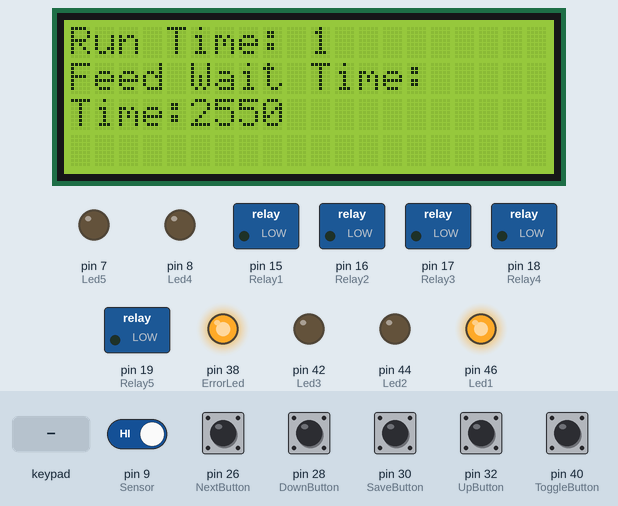
Bench run of a sketch on a simulated Arduino Mega 2560, built with avr-gcc and run on an emulated ATmega2560. On the bench: 20×4 character LCD, switched loads named in the sketch (green lamp = pin HIGH), output pins drawn as LEDs (lit = HIGH). Dashed ring = blinking. The test bench sets the inputs (shaded band); at power-on: pin 9 (Sensor) HIGH, pin 26 (NextButton), pin 28 (DownButton), pin 30 (SaveButton), pin 32 (UpButton), pin 40 (ToggleButton) LOW. What the sketch prints to the serial monitor is not drawn.

Above: at 1.8 s.
1.9 s: pin 30 (SaveButton) pulled HIGH for 0.15 s
At 2.4 s:
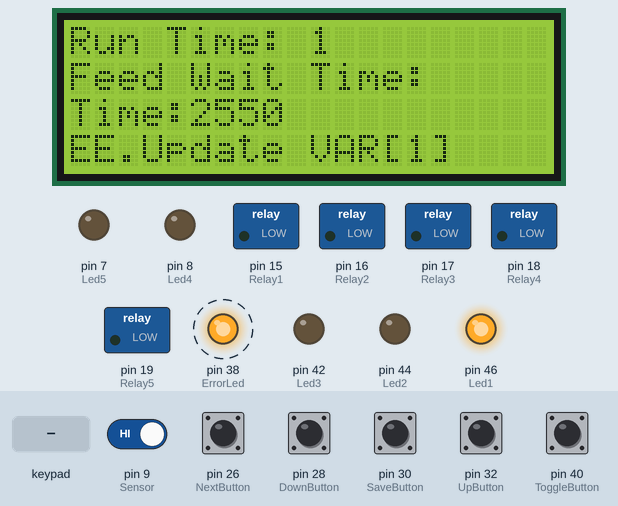
2.6 s: pin 26 (NextButton) pulled HIGH for 0.15 s
At 3.5 s:
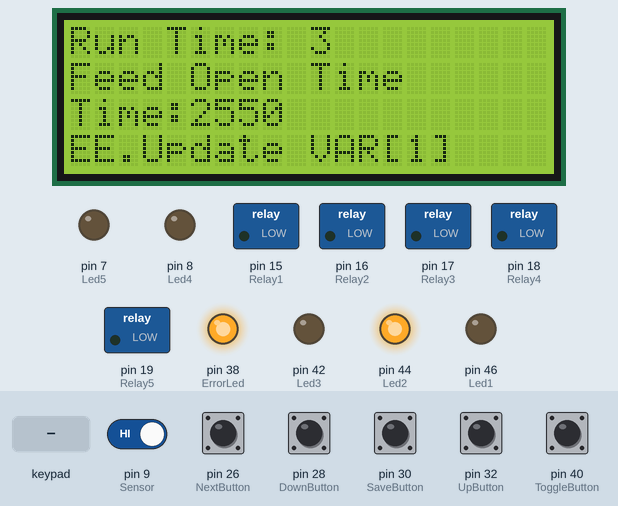
5.5 s: pin 40 (ToggleButton) pulled HIGH for 0.15 s
At 5.87 s:
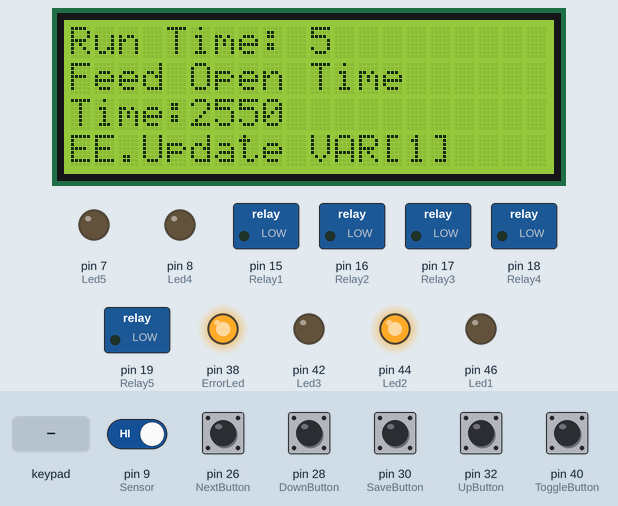
6.2 s: keypad keys 4 5 4 3 4 1 3 9 * pressed 0.4 s apart
At 10.4 s:
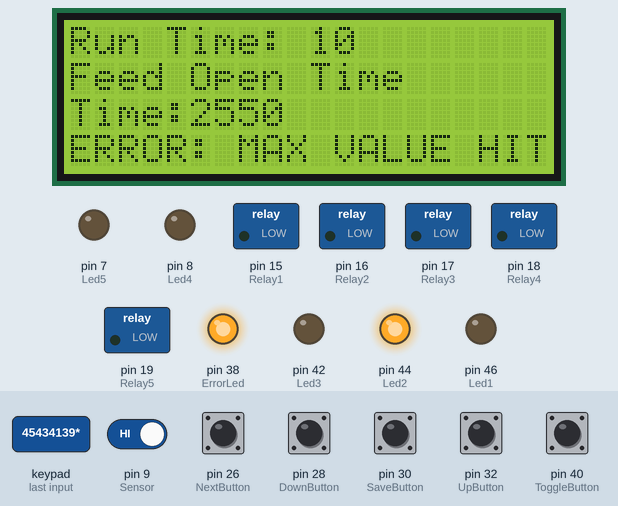
11.3 s: pin 32 (UpButton) pulled HIGH for 0.15 s
At 12.8 s:
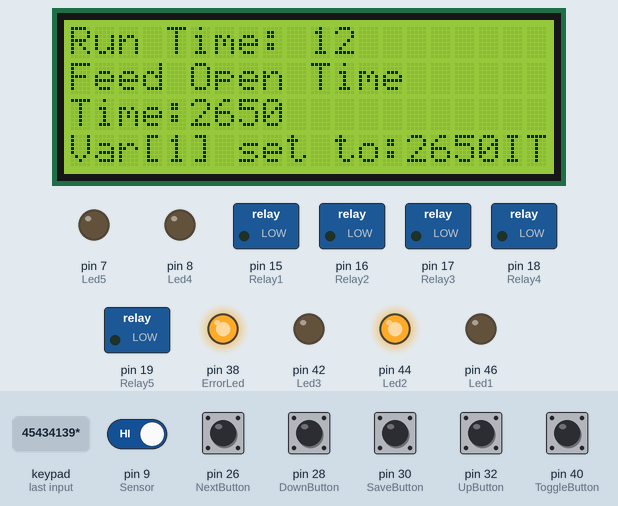
14.4 s: pin 26 (NextButton) pulled HIGH for 1 s
At 16.8 s:
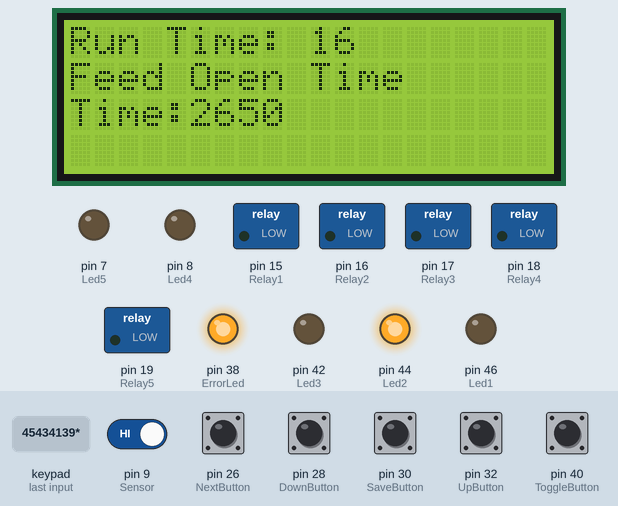
Timing chart, 0 to 17.9 s (numbered marks = the images above; inputs shaded):
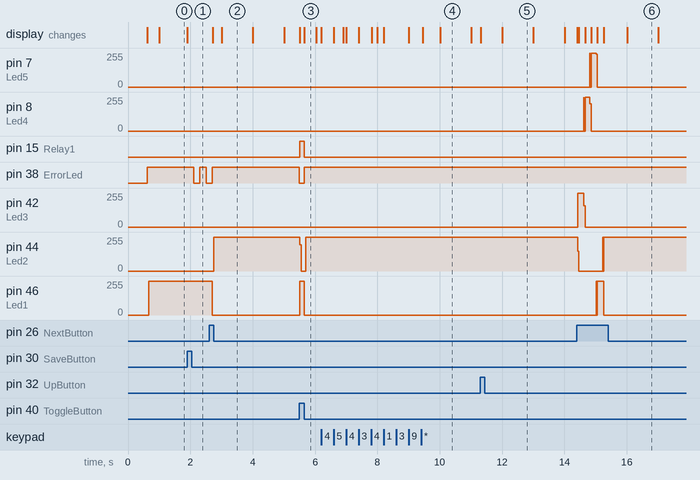

Measured:
- after the input at 1.9 s, pin 38 (ErrorLed): HIGH → LOW after 0.20 s, → HIGH 0.20 s later, → LOW 0.20 s later; pin 46 (Led1): 254/255 → 255/255 after 0.05 s; the display: changes at once (image 1)
- after the input at 2.6 s, pin 44 (Led2): 0/255 → 254/255 after 0.16 s; pin 46 (Led1): 255/255 → 0/255 after 0.11 s; the display: first changes after 0.12 s (image 2 shows a later state)
- after the input at 5.5 s, pin 15 (Relay1): LOW → HIGH at once, → LOW 0.14 s later; pin 38 (ErrorLed): HIGH → LOW at once, → HIGH 0.15 s later; pin 44 (Led2): 254/255 → 0/255 at once, → 254/255 0.19 s later; pin 46 (Led1): 0/255 → 255/255 at once, → 0/255 0.14 s later; the display: first changes at once (image 3 shows a later state)
- after the input at 6.2 s, pin 44 (Led2): 254/255 → 255/255 after 3.2 s
- after the input at 11.3 s, the display: first changes at once (image 5 shows a later state)
- after the input at 14.4 s, pin 7 (Led5): 0/255 → 255/255 after 0.42 s, → 0/255 0.20 s later; pin 8 (Led4): 0/255 → 255/255 after 0.21 s, → 0/255 0.21 s later
- what the display in image 2 shows lasts 1.0 s, from 3.0 s to 4.0 s

The sketch:

Timer.ino
```cpp
//#include <Key.h>
#include <Keypad.h>
#include <LiquidCrystal.h>
#include <EEPROM.h>


const int NextButton = 26;
const int SaveButton = 30;
const int UpButton = 32;
const int DownButton = 28;
const int ToggleButton = 40;
const int Led1 = 46;
const int Led2 = 44;
const int Led3 = 42; //42
const int Led4 = 8; //8
const int Led5 = 7; //7
const int Sensor = 9;
const int ErrorLed = 38;

const int Relay1 = 15;
const int Relay2 = 16;
const int Relay3 = 17;
const int Relay4 = 18;
const int Relay5 = 19;

int BNextLogic = 0;
int BUpLogic = 0;
int BDownLogic = 0;
int ToggleLogic = 0;
int SaveButtonTrigger = 0;
int x = 0;
int a = 1;
int j = 0;
char arraya [] = {0, 1, 2, 3, 0};
int SensorLogic = 0;
int Active = 0;


unsigned long previousTimer = 0;  //Previous Time for MAIN TIMER
unsigned int y[] = {600, 600, 600, 600, 600};  // Time ARRAY for MAIN TIMER

unsigned long buttonPreviousTime = 0;  //Previous Time for Button Timer
unsigned long previousTimer2 = 0;
int buttonWait = 200;  //Button wait Variable
int TestCheck = 0;
unsigned long preLCDClear = 0;
int LCDClearTime = 5000;

LiquidCrystal lcd(12, 11, 5, 4, 3, 2);
const byte ROWS = 4;
const byte COLS = 4;
char keys[ROWS][COLS] = {
  {'1','2','3','A'},
  {'4','5','6','B'},
  {'7','8','9','C'},
  {'*','0','#','D'}
};
byte rowPins[ROWS] = {53, 51, 49, 47}; //connect to the row pinouts of the keypad
byte colPins[COLS] = {45, 43, 41, 39};
Keypad keypad = Keypad( makeKeymap(keys), rowPins, colPins, ROWS, COLS );
int pos=14;
boolean SenCheck = LOW;

void setup() {
  pinMode(NextButton, INPUT);
  pinMode(SaveButton, INPUT);
  pinMode(UpButton, INPUT);
  pinMode(DownButton, INPUT);
  pinMode(ToggleLogic, INPUT);
  pinMode(Sensor, INPUT_PULLUP);
  pinMode(Led1, OUTPUT);
  pinMode(Led2, OUTPUT);
  pinMode(Led3, OUTPUT);
  pinMode(Led4, OUTPUT);
  pinMode(Led5, OUTPUT);
  pinMode(Relay1, OUTPUT);
  pinMode(Relay2, OUTPUT);
  pinMode(Relay3, OUTPUT);
  pinMode(Relay4, OUTPUT);
  pinMode(Relay5, OUTPUT);
  pinMode(ErrorLed, OUTPUT);
  Serial.begin(9600);
  Serial.println("Starting...");
  attachInterrupt(digitalPinToInterrupt(38), savetrigger, CHANGE);
  lcd.begin(20,4);
  lcd.setCursor(0,0);
  lcd.print("Run Time: ");
  lcd.setCursor(2,1);
  lcd.print("*** BOOTING ***");
  lcd.setCursor(0,2);
  lcd.print("Time:");
  for(int k = 0; k < 5; k++){
    int ytemp = 0;
    ytemp = EEPROM.read(k);
    y[k] = ytemp * 10;
    Serial.print("EEPROM[");
    Serial.print(k);
    Serial.print("]: ");
    Serial.println(y[k]);
    delay(100);
  }
  Serial.println("********** System Variables ***********");
  Serial.print("Button Wait Time: ");
  Serial.println(buttonWait);
  Serial.print("LCD Clear Time: ");
  Serial.println(LCDClearTime);
  Serial.print("LCD Default POS: ");
  Serial.println(pos);
  Serial.println();
}

void loop() {
  lcdClear();
  lcd.setCursor(10,0);
  lcd.print(millis() / 1000);
  unsigned long Timer1 = millis();
  /*SenCheck = digitalRead(Sensor);
  if (SenCheck == HIGH){
    digitalWrite(Led3, HIGH);
  }
  if (SenCheck == LOW){
    digitalWrite(Led3, LOW);
  }*/
  //unsigned long buttonCurrentTime = millis();
  BNextLogic = digitalRead(NextButton);
  if ((BNextLogic == HIGH) && (Timer1 - buttonPreviousTime >= buttonWait)){
    buttonPreviousTime = Timer1;
    x++;
    if (x >= 5){
      x = 0;
      Serial.print("Time VAR: ");
      Serial.print(x+1);
      Serial.print(" selected. | ");
      Serial.println(y[x]);
    }
    else {
    Serial.print("Time VAR: ");
    Serial.print(x+1);
    Serial.print(" selected. | ");
    Serial.println(y[x]);
    }
  }
  BUpLogic = digitalRead(UpButton);
  if ((BUpLogic == HIGH) && (Timer1 - buttonPreviousTime >= buttonWait)){
    y[x] = y[x]+100;
    buttonPreviousTime = Timer1;
    Serial.print("TimeVar ");
    Serial.print(x+1);
    Serial.print(" is now: ");
    Serial.println(y[x]);
    lcd.setCursor(0,3);
    lcd.print("Var[");
    lcd.print(x);
    lcd.print("] set to:");
    lcd.print(y[x]);
  }
  BDownLogic = digitalRead(DownButton);
  if ((BDownLogic == HIGH) && (Timer1 - buttonPreviousTime >= buttonWait)){
    y[x] = y[x]-100;
    buttonPreviousTime = Timer1;
    Serial.print("TimeVar ");
    Serial.print(x+1);
    Serial.print(" is now: ");
    Serial.println(y[x]);
  }
  SaveButtonTrigger = digitalRead(SaveButton);
  if ((SaveButtonTrigger) && (Timer1 - buttonPreviousTime >= buttonWait)){
    buttonPreviousTime = Timer1;
    Serial.print("TimeVar ");
    Serial.print(x+1);
    Serial.println(" saved.");
    savetrigger(x);
  }
  else {
    ToggleLogic = digitalRead(ToggleButton);
    SensorLogic = digitalRead(Sensor);
    if ((SensorLogic == HIGH) && (ToggleLogic == HIGH)){
      Active=1;
    }
    if ((SensorLogic == LOW) || (ToggleLogic == LOW)){
      Active=0;
    }
    if ((a>=1) && (Active==1)){
      digitalWrite(ErrorLed, LOW);
      if ((a==1) && (Timer1 - previousTimer >= y[0])){
        previousTimer = Timer1;
        lcd.setCursor(0,1);
        lcd.print("Feed Table Opened   ");
        lcd.setCursor(5,2);
        lcd.print(y[0]);
        lcd.print("    ");
        Serial.print("SEQ 1 | Running at: ");
        Serial.print(y[0]);
        Serial.print("  |  Time: ");
        Serial.println(Timer1);
        digitalWrite(Relay1, HIGH);
        digitalWrite(Relay2, LOW);
        digitalWrite(Relay3, LOW);
        digitalWrite(Relay4, LOW);
        digitalWrite(Relay5, LOW);
        setLED(Led1);
        a = 2;
      }
      if ((a == 2) && (Timer1 - previousTimer >= y[1])){
        previousTimer = Timer1;
        lcd.setCursor(0,1);
        lcd.print("Feed Table Closed   ");
        lcd.setCursor(5,2);
        lcd.print(y[1]);
        lcd.print("    ");
        Serial.print("SEQ 2 | Running at: ");
        Serial.print(y[1]);
        Serial.print("  |  Time: ");
        Serial.println(Timer1);
        digitalWrite(Relay2, HIGH);
        digitalWrite(Relay1, LOW);
        digitalWrite(Relay3, LOW);
        digitalWrite(Relay4, LOW);
        digitalWrite(Relay5, LOW);
        setLED(Led2);
        a = 3;
      }
      if ((a == 3) && (Timer1 - previousTimer >= y[2])){
        previousTimer = Timer1;
        lcd.setCursor(0,1);
        lcd.print("Hook Head Wait      ");
        lcd.setCursor(5,2);
        lcd.print(y[2]);
        lcd.print("     ");
        Serial.print("SEQ 3 | Running at: ");
        Serial.print(y[2]);
        Serial.print("  |  Time: ");
        Serial.println(Timer1);
        a = 4;
        digitalWrite(Relay3, HIGH);
        digitalWrite(Relay2, LOW);
        digitalWrite(Relay1, LOW);
        digitalWrite(Relay4, LOW);
        digitalWrite(Relay5, LOW);
        setLED(Led3);
      }
      if ((a == 4) && (Timer1 - previousTimer >= y[3])){
        previousTimer = Timer1;
        lcd.setCursor(0,1);
        lcd.print("Crimp Wait          ");
        lcd.setCursor(5,2);
        lcd.print(y[3]);
        lcd.print("     ");
        Serial.print("SEQ 4 | Running at: ");
        Serial.print(y[3]);
        Serial.print("  |  Time: ");
        Serial.println(Timer1);
        a = 5;
        digitalWrite(Relay4, HIGH);
        digitalWrite(Relay2, LOW);
        digitalWrite(Relay3, LOW);
        digitalWrite(Relay1, LOW);
        digitalWrite(Relay5, LOW);
        setLED(Led4);
      }
      if ((a == 5) && (Timer1 - previousTimer >= y[4])){
        previousTimer = Timer1;
        lcd.setCursor(0,1);
        lcd.print("Crimp Time Activated");
        lcd.setCursor(5,2);
        lcd.print(y[4]);
        lcd.print("     ");
        Serial.print("SEQ 5 | Running at: ");
        Serial.print(y[4]);
        Serial.print("  |  Time: ");
        Serial.println(Timer1);
        digitalWrite(Relay5, HIGH);
        digitalWrite(Relay2, LOW);
        digitalWrite(Relay3, LOW);
        digitalWrite(Relay4, LOW);
        digitalWrite(Relay1, LOW);
        setLED(Led5);
        a=1;
        }
    }
      else {
        digitalWrite(ErrorLed, HIGH);
        digitalWrite(Relay1, LOW);
        digitalWrite(Relay2, LOW);
        digitalWrite(Relay3, LOW);
        digitalWrite(Relay4, LOW);
        digitalWrite(Relay5, LOW);
        //char input;
        switch (x){
          case 0:
            setLED(Led1);
            lcd.setCursor(0,1);
            lcd.print("Feed Wait Time:     ");
            changetime(x);
            break;
          case 1:
            setLED(Led2);
            lcd.setCursor(0,1);
            lcd.print("Feed Open Time      ");
            changetime(x);
            break;
          case 2:
            setLED(Led3);
            lcd.setCursor(0,1);
            lcd.print("Hook Cycle Wait     ");
            changetime(x);
            break;
          case 3:
            setLED(Led4);
            lcd.setCursor(0,1);
            lcd.print("Crimp Cycle Wait    ");
            changetime(x);
            break;
          case 4:
            setLED(Led5);
            lcd.setCursor(0,1);
            lcd.print("Crimp Time          ");
            changetime(x);
            break;
        } //End of Switch
      } // End of Else (containing switch)
   } // End of MAIN else statement
} // End of LOOP Void
void savetrigger(int x){
  int address = 0;
  address = x;
  int ytemp = 0;
  ytemp = y[x]/10;
  /*     ************ UN COMMENT BEFORE FINAL RELEASE ****************** */
  EEPROM.update(address,ytemp);
  address = address + 1;
  if (address == EEPROM.length()){
    address = 0;
  }
  ytemp=x+1;
  lcd.setCursor(0,3);
  lcd.print("EE.Update VAR[");
  lcd.print(ytemp);
  lcd.print("]    ");
  unsigned long currentTime = millis();
  preLCDClear = currentTime;
int state = digitalRead(ErrorLed);
    digitalWrite(ErrorLed, HIGH);
    delay(200);
    digitalWrite(ErrorLed, LOW);
    delay(200);
    digitalWrite(ErrorLed, HIGH);
    delay(200);
    digitalWrite(ErrorLed, LOW);
    delay(200);
    digitalWrite(ErrorLed, state);
}
void changetime(int x){
  lcd.setCursor(5,2);
  lcd.print(y[x]);
  lcd.print("     ");
  lcd.setCursor(pos,2);
  char key;
  key = keypad.getKey();
  if(key){
    lcd.print(key);
    pos++;
    lcd.setCursor(pos,2);
    arraya[j++] = key;
    arraya[j];
    if (pos > 20){
      pos = 14;
    }
    if(key=='*'){
      int tempa = atoi(arraya);
      Serial.println(tempa);
      if (tempa > 2550){
        tempa = 2550;
        Serial.println("WARNING: MAX VALUE HIT");
        lcd.setCursor(0,3);
        lcd.print("ERROR: MAX VALUE HIT");
        unsigned long currentTime = millis();
        preLCDClear = currentTime;
      }
      y[x]=tempa;
      int ytemp = 0;
      int address = 0;
      ytemp = y[x]/10;
      address = x;
      /*EEPROM.update(address, ytemp);
      address = address + 1;
      if (address == EEPROM.length()){
        address = 0;
      }*/
      Serial.print(ytemp);
      Serial.print(" was wrote to EEPROM address: ");
      Serial.println(x);
      Serial.println("Ran array process function.");
      pos = 14;
      lcd.setCursor(pos,2);
      lcd.print("       ");
      j = 0;
      return;
    }
    if(key=='#'){
      pos = 14;
      lcd.setCursor(pos,2);
      lcd.print("       ");
      j = 0;
      return;
    }
  } //End of If(Key)
} //End of ChangeTime Void
void lcdClear(){
  unsigned long currentTime = millis();
  if(currentTime - preLCDClear >= LCDClearTime)
  {
    lcd.setCursor(0,3);
    lcd.print("                    ");
  }
}
void setLED(byte LEDnumber)
{
  digitalWrite(Led1, LOW);
  digitalWrite(Led2, LOW);
  digitalWrite(Led3, LOW);
  digitalWrite(Led4, LOW);
  digitalWrite(Led5, LOW);
  digitalWrite(LEDnumber, HIGH);
}
```
